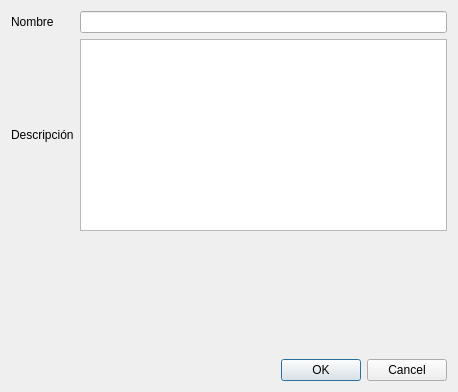
<?xml version="1.0" encoding="UTF-8"?>
<ui version="4.0">
 <class>ReportDlgClass</class>
 <widget class="DataDialog" name="ReportDlgClass">
  <property name="geometry">
   <rect>
    <x>0</x>
    <y>0</y>
    <width>458</width>
    <height>392</height>
   </rect>
  </property>
  <property name="windowTitle">
   <string>Datos de Informe</string>
  </property>
  <layout class="QVBoxLayout" name="verticalLayout">
   <item>
    <layout class="QGridLayout" name="gridLayout">
     <item row="0" column="0">
      <widget class="QLabel" name="label_3">
       <property name="text">
        <string>Nombre</string>
       </property>
       <property name="buddy">
        <cstring>nombre</cstring>
       </property>
      </widget>
     </item>
     <item row="0" column="1">
      <widget class="QLineEdit" name="nombre"/>
     </item>
     <item row="1" column="0">
      <widget class="QLabel" name="label">
       <property name="text">
        <string>Descripción</string>
       </property>
       <property name="buddy">
        <cstring>descripcion</cstring>
       </property>
      </widget>
     </item>
     <item row="1" column="1">
      <widget class="QTextEdit" name="descripcion"/>
     </item>
    </layout>
   </item>
   <item>
    <spacer name="verticalSpacer">
     <property name="orientation">
      <enum>Qt::Vertical</enum>
     </property>
     <property name="sizeHint" stdset="0">
      <size>
       <width>206</width>
       <height>58</height>
      </size>
     </property>
    </spacer>
   </item>
   <item>
    <widget class="QDialogButtonBox" name="buttonBox">
     <property name="standardButtons">
      <set>QDialogButtonBox::Cancel|QDialogButtonBox::Ok</set>
     </property>
    </widget>
   </item>
  </layout>
 </widget>
 <customwidgets>
  <customwidget>
   <class>DataDialog</class>
   <extends>QDialog</extends>
   <header>ts.h</header>
   <container>1</container>
  </customwidget>
 </customwidgets>
 <tabstops>
  <tabstop>nombre</tabstop>
  <tabstop>descripcion</tabstop>
  <tabstop>buttonBox</tabstop>
 </tabstops>
 <resources/>
 <connections>
  <connection>
   <sender>buttonBox</sender>
   <signal>accepted()</signal>
   <receiver>ReportDlgClass</receiver>
   <slot>accept()</slot>
   <hints>
    <hint type="sourcelabel">
     <x>161</x>
     <y>382</y>
    </hint>
    <hint type="destinationlabel">
     <x>152</x>
     <y>156</y>
    </hint>
   </hints>
  </connection>
  <connection>
   <sender>buttonBox</sender>
   <signal>rejected()</signal>
   <receiver>ReportDlgClass</receiver>
   <slot>reject()</slot>
   <hints>
    <hint type="sourcelabel">
     <x>161</x>
     <y>382</y>
    </hint>
    <hint type="destinationlabel">
     <x>152</x>
     <y>156</y>
    </hint>
   </hints>
  </connection>
 </connections>
</ui>
